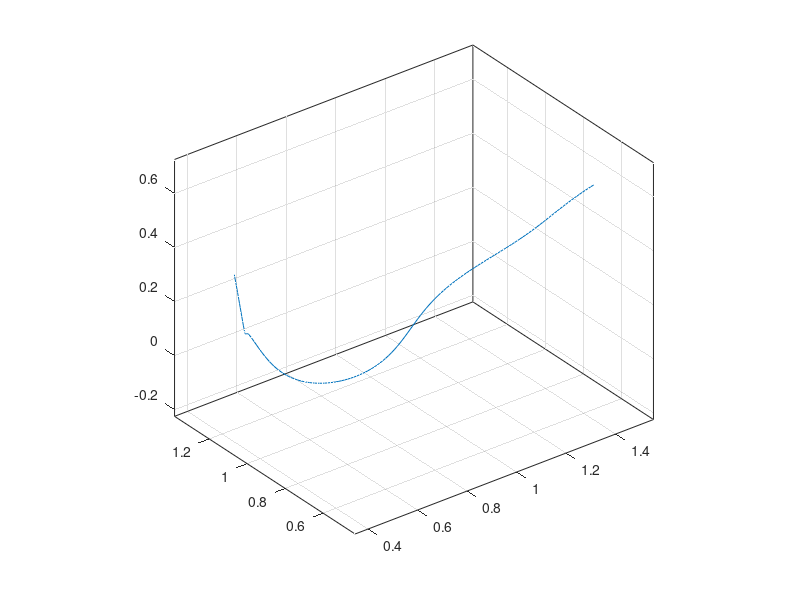

Write MATLAB code to recreate this figure. (Note: this script raises an error after producing the figure.)
close all
figure
hold on
load('GallopBranch.mat');
X = GallopBranch;
X = diag([1/10,1,5])*X;

%% Just use plot
plot3(X(1,:),X(2,:),X(3,:));
grid on
box on
axis equal
view(3)

%% do a 3D representation
[f, v, n] = create3DLinePatch(X,0.01);
linePatch = patch('faces', f, 'vertices' ,v,'VertexNormals',n);

% Ensure equal scaling in all directions:
daspect([1 1 1])

% Set the face color, remove edges:
set(linePatch, 'FaceColor',[1 0 0]); 
set(linePatch, 'EdgeColor','none');

% Add a default light, right above the current camera position
camlight right 
% Pick renderer
set(linePatch, 'FaceLighting','phong');               



